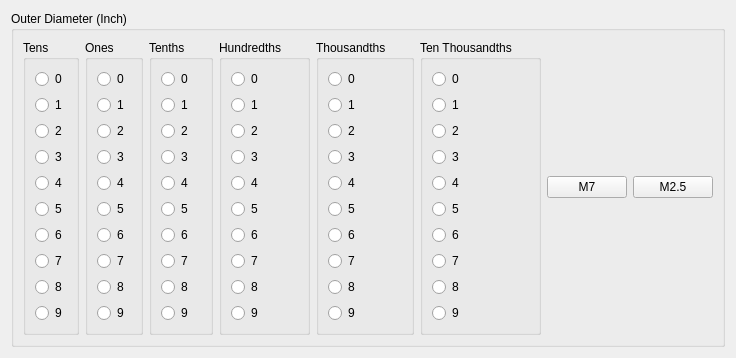
              <widget class="QWidget" name="TEST_LAYOUTS">
               <layout class="QHBoxLayout" name="horizontalLayout_21">
                <item>
                 <widget class="QGroupBox" name="screw_length_imperial_2">
                  <property name="title">
                   <string>Outer Diameter (Inch)</string>
                  </property>
                  <layout class="QHBoxLayout" name="horizontalLayout_20">
                   <item>
                    <widget class="QGroupBox" name="groupBox_6">
                     <property name="title">
                      <string>Tens</string>
                     </property>
                     <layout class="QGridLayout" name="gridLayout_28">
                      <item row="0" column="0">
                       <widget class="QRadioButton" name="radioButton_164">
                        <property name="text">
                         <string>0</string>
                        </property>
                       </widget>
                      </item>
                      <item row="9" column="0">
                       <widget class="QRadioButton" name="radioButton_169">
                        <property name="text">
                         <string>9</string>
                        </property>
                       </widget>
                      </item>
                      <item row="1" column="0">
                       <widget class="QRadioButton" name="radioButton_167">
                        <property name="text">
                         <string>1</string>
                        </property>
                       </widget>
                      </item>
                      <item row="2" column="0">
                       <widget class="QRadioButton" name="radioButton_160">
                        <property name="text">
                         <string>2</string>
                        </property>
                       </widget>
                      </item>
                      <item row="3" column="0">
                       <widget class="QRadioButton" name="radioButton_161">
                        <property name="text">
                         <string>3</string>
                        </property>
                       </widget>
                      </item>
                      <item row="4" column="0">
                       <widget class="QRadioButton" name="radioButton_162">
                        <property name="text">
                         <string>4</string>
                        </property>
                       </widget>
                      </item>
                      <item row="5" column="0">
                       <widget class="QRadioButton" name="radioButton_163">
                        <property name="text">
                         <string>5</string>
                        </property>
                       </widget>
                      </item>
                      <item row="6" column="0">
                       <widget class="QRadioButton" name="radioButton_168">
                        <property name="text">
                         <string>6</string>
                        </property>
                       </widget>
                      </item>
                      <item row="7" column="0">
                       <widget class="QRadioButton" name="radioButton_166">
                        <property name="text">
                         <string>7</string>
                        </property>
                       </widget>
                      </item>
                      <item row="8" column="0">
                       <widget class="QRadioButton" name="radioButton_165">
                        <property name="text">
                         <string>8</string>
                        </property>
                       </widget>
                      </item>
                     </layout>
                    </widget>
                   </item>
                   <item>
                    <widget class="QGroupBox" name="groupBox_7">
                     <property name="title">
                      <string>Ones</string>
                     </property>
                     <layout class="QGridLayout" name="gridLayout_39">
                      <item row="0" column="0">
                       <widget class="QRadioButton" name="radioButton_180">
                        <property name="text">
                         <string>0</string>
                        </property>
                       </widget>
                      </item>
                      <item row="9" column="0">
                       <widget class="QRadioButton" name="radioButton_181">
                        <property name="text">
                         <string>9</string>
                        </property>
                       </widget>
                      </item>
                      <item row="1" column="0">
                       <widget class="QRadioButton" name="radioButton_182">
                        <property name="text">
                         <string>1</string>
                        </property>
                       </widget>
                      </item>
                      <item row="2" column="0">
                       <widget class="QRadioButton" name="radioButton_183">
                        <property name="text">
                         <string>2</string>
                        </property>
                       </widget>
                      </item>
                      <item row="3" column="0">
                       <widget class="QRadioButton" name="radioButton_184">
                        <property name="text">
                         <string>3</string>
                        </property>
                       </widget>
                      </item>
                      <item row="4" column="0">
                       <widget class="QRadioButton" name="radioButton_185">
                        <property name="text">
                         <string>4</string>
                        </property>
                       </widget>
                      </item>
                      <item row="5" column="0">
                       <widget class="QRadioButton" name="radioButton_186">
                        <property name="text">
                         <string>5</string>
                        </property>
                       </widget>
                      </item>
                      <item row="6" column="0">
                       <widget class="QRadioButton" name="radioButton_187">
                        <property name="text">
                         <string>6</string>
                        </property>
                       </widget>
                      </item>
                      <item row="7" column="0">
                       <widget class="QRadioButton" name="radioButton_188">
                        <property name="text">
                         <string>7</string>
                        </property>
                       </widget>
                      </item>
                      <item row="8" column="0">
                       <widget class="QRadioButton" name="radioButton_189">
                        <property name="text">
                         <string>8</string>
                        </property>
                       </widget>
                      </item>
                     </layout>
                    </widget>
                   </item>
                   <item>
                    <widget class="QGroupBox" name="groupBox_8">
                     <property name="title">
                      <string>Tenths</string>
                     </property>
                     <layout class="QGridLayout" name="gridLayout_40">
                      <item row="0" column="0">
                       <widget class="QRadioButton" name="radioButton_190">
                        <property name="text">
                         <string>0</string>
                        </property>
                       </widget>
                      </item>
                      <item row="9" column="0">
                       <widget class="QRadioButton" name="radioButton_191">
                        <property name="text">
                         <string>9</string>
                        </property>
                       </widget>
                      </item>
                      <item row="1" column="0">
                       <widget class="QRadioButton" name="radioButton_192">
                        <property name="text">
                         <string>1</string>
                        </property>
                       </widget>
                      </item>
                      <item row="2" column="0">
                       <widget class="QRadioButton" name="radioButton_193">
                        <property name="text">
                         <string>2</string>
                        </property>
                       </widget>
                      </item>
                      <item row="3" column="0">
                       <widget class="QRadioButton" name="radioButton_194">
                        <property name="text">
                         <string>3</string>
                        </property>
                       </widget>
                      </item>
                      <item row="4" column="0">
                       <widget class="QRadioButton" name="radioButton_195">
                        <property name="text">
                         <string>4</string>
                        </property>
                       </widget>
                      </item>
                      <item row="5" column="0">
                       <widget class="QRadioButton" name="radioButton_196">
                        <property name="text">
                         <string>5</string>
                        </property>
                       </widget>
                      </item>
                      <item row="6" column="0">
                       <widget class="QRadioButton" name="radioButton_197">
                        <property name="text">
                         <string>6</string>
                        </property>
                       </widget>
                      </item>
                      <item row="7" column="0">
                       <widget class="QRadioButton" name="radioButton_198">
                        <property name="text">
                         <string>7</string>
                        </property>
                       </widget>
                      </item>
                      <item row="8" column="0">
                       <widget class="QRadioButton" name="radioButton_199">
                        <property name="text">
                         <string>8</string>
                        </property>
                       </widget>
                      </item>
                     </layout>
                    </widget>
                   </item>
                   <item>
                    <widget class="QGroupBox" name="groupBox_9">
                     <property name="title">
                      <string>Hundredths</string>
                     </property>
                     <layout class="QGridLayout" name="gridLayout_41">
                      <item row="0" column="0">
                       <widget class="QRadioButton" name="radioButton_200">
                        <property name="text">
                         <string>0</string>
                        </property>
                       </widget>
                      </item>
                      <item row="9" column="0">
                       <widget class="QRadioButton" name="radioButton_201">
                        <property name="text">
                         <string>9</string>
                        </property>
                       </widget>
                      </item>
                      <item row="1" column="0">
                       <widget class="QRadioButton" name="radioButton_202">
                        <property name="text">
                         <string>1</string>
                        </property>
                       </widget>
                      </item>
                      <item row="2" column="0">
                       <widget class="QRadioButton" name="radioButton_203">
                        <property name="text">
                         <string>2</string>
                        </property>
                       </widget>
                      </item>
                      <item row="3" column="0">
                       <widget class="QRadioButton" name="radioButton_204">
                        <property name="text">
                         <string>3</string>
                        </property>
                       </widget>
                      </item>
                      <item row="4" column="0">
                       <widget class="QRadioButton" name="radioButton_205">
                        <property name="text">
                         <string>4</string>
                        </property>
                       </widget>
                      </item>
                      <item row="5" column="0">
                       <widget class="QRadioButton" name="radioButton_206">
                        <property name="text">
                         <string>5</string>
                        </property>
                       </widget>
                      </item>
                      <item row="6" column="0">
                       <widget class="QRadioButton" name="radioButton_207">
                        <property name="text">
                         <string>6</string>
                        </property>
                       </widget>
                      </item>
                      <item row="7" column="0">
                       <widget class="QRadioButton" name="radioButton_208">
                        <property name="text">
                         <string>7</string>
                        </property>
                       </widget>
                      </item>
                      <item row="8" column="0">
                       <widget class="QRadioButton" name="radioButton_209">
                        <property name="text">
                         <string>8</string>
                        </property>
                       </widget>
                      </item>
                     </layout>
                    </widget>
                   </item>
                   <item>
                    <widget class="QGroupBox" name="groupBox_10">
                     <property name="title">
                      <string>Thousandths</string>
                     </property>
                     <layout class="QGridLayout" name="gridLayout_42">
                      <item row="0" column="0">
                       <widget class="QRadioButton" name="radioButton_210">
                        <property name="text">
                         <string>0</string>
                        </property>
                       </widget>
                      </item>
                      <item row="9" column="0">
                       <widget class="QRadioButton" name="radioButton_211">
                        <property name="text">
                         <string>9</string>
                        </property>
                       </widget>
                      </item>
                      <item row="1" column="0">
                       <widget class="QRadioButton" name="radioButton_212">
                        <property name="text">
                         <string>1</string>
                        </property>
                       </widget>
                      </item>
                      <item row="2" column="0">
                       <widget class="QRadioButton" name="radioButton_213">
                        <property name="text">
                         <string>2</string>
                        </property>
                       </widget>
                      </item>
                      <item row="3" column="0">
                       <widget class="QRadioButton" name="radioButton_214">
                        <property name="text">
                         <string>3</string>
                        </property>
                       </widget>
                      </item>
                      <item row="4" column="0">
                       <widget class="QRadioButton" name="radioButton_215">
                        <property name="text">
                         <string>4</string>
                        </property>
                       </widget>
                      </item>
                      <item row="5" column="0">
                       <widget class="QRadioButton" name="radioButton_216">
                        <property name="text">
                         <string>5</string>
                        </property>
                       </widget>
                      </item>
                      <item row="6" column="0">
                       <widget class="QRadioButton" name="radioButton_217">
                        <property name="text">
                         <string>6</string>
                        </property>
                       </widget>
                      </item>
                      <item row="7" column="0">
                       <widget class="QRadioButton" name="radioButton_218">
                        <property name="text">
                         <string>7</string>
                        </property>
                       </widget>
                      </item>
                      <item row="8" column="0">
                       <widget class="QRadioButton" name="radioButton_219">
                        <property name="text">
                         <string>8</string>
                        </property>
                       </widget>
                      </item>
                     </layout>
                    </widget>
                   </item>
                   <item>
                    <widget class="QGroupBox" name="groupBox_11">
                     <property name="title">
                      <string>Ten Thousandths</string>
                     </property>
                     <layout class="QGridLayout" name="gridLayout_43">
                      <item row="0" column="0">
                       <widget class="QRadioButton" name="radioButton_220">
                        <property name="text">
                         <string>0</string>
                        </property>
                       </widget>
                      </item>
                      <item row="9" column="0">
                       <widget class="QRadioButton" name="radioButton_221">
                        <property name="text">
                         <string>9</string>
                        </property>
                       </widget>
                      </item>
                      <item row="1" column="0">
                       <widget class="QRadioButton" name="radioButton_222">
                        <property name="text">
                         <string>1</string>
                        </property>
                       </widget>
                      </item>
                      <item row="2" column="0">
                       <widget class="QRadioButton" name="radioButton_223">
                        <property name="text">
                         <string>2</string>
                        </property>
                       </widget>
                      </item>
                      <item row="3" column="0">
                       <widget class="QRadioButton" name="radioButton_224">
                        <property name="text">
                         <string>3</string>
                        </property>
                       </widget>
                      </item>
                      <item row="4" column="0">
                       <widget class="QRadioButton" name="radioButton_225">
                        <property name="text">
                         <string>4</string>
                        </property>
                       </widget>
                      </item>
                      <item row="5" column="0">
                       <widget class="QRadioButton" name="radioButton_226">
                        <property name="text">
                         <string>5</string>
                        </property>
                       </widget>
                      </item>
                      <item row="6" column="0">
                       <widget class="QRadioButton" name="radioButton_227">
                        <property name="text">
                         <string>6</string>
                        </property>
                       </widget>
                      </item>
                      <item row="7" column="0">
                       <widget class="QRadioButton" name="radioButton_228">
                        <property name="text">
                         <string>7</string>
                        </property>
                       </widget>
                      </item>
                      <item row="8" column="0">
                       <widget class="QRadioButton" name="radioButton_229">
                        <property name="text">
                         <string>8</string>
                        </property>
                       </widget>
                      </item>
                     </layout>
                    </widget>
                   </item>
                   <item>
                    <widget class="QPushButton" name="pushButton_137">
                     <property name="text">
                      <string>M7</string>
                     </property>
                     <property name="checkable">
                      <bool>true</bool>
                     </property>
                     <attribute name="buttonGroup">
                      <string notr="true">ScrewDiameterMetricGroup</string>
                     </attribute>
                    </widget>
                   </item>
                   <item>
                    <widget class="QPushButton" name="pushButton">
                     <property name="text">
                      <string>M2.5</string>
                     </property>
                     <attribute name="buttonGroup">
                      <string notr="true">ScrewDiameterMetricGroup</string>
                     </attribute>
                    </widget>
                   </item>
                  </layout>
                 </widget>
                </item>
               </layout>
              </widget>
